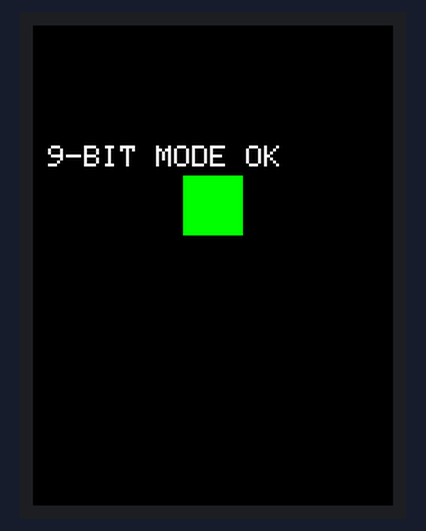
A sketch run on a simulated ESP32. On the bench: 240×320 colour display.

Above: at 3.5 s.

The sketch:

Color_test_code.ino
```cpp
#include <Arduino_GFX_Library.h>

// Standard 16-bit color definitions
#define BLACK   0x0000
#define WHITE   0xFFFF
#define RED     0xF800
#define GREEN   0x07E0
#define BLUE    0x001F

// Setup 9-bit Bus (No DC pin)
Arduino_DataBus *bus = new Arduino_ESP32SPI(-1 /* DC */, 5 /* CS */, 18 /* SCK */, 23 /* MOSI */);

// Driver for BXHL_D995 (ST7789)
Arduino_GFX *gfx = new Arduino_ST7789(bus, 4 /* RST */, 0 /* Rotation */, false /* IPS */);

void setup() {
  Serial.begin(115200);

  // Use fast speed (40MHz) for testing.
  if (!gfx->begin(40000000)) {
    Serial.println("Display Init Failed!");
  }

  gfx->fillScreen(RED);   delay(1000);
  gfx->fillScreen(GREEN); delay(1000);
  gfx->fillScreen(BLUE);  delay(1000);
  gfx->fillScreen(BLACK);

  gfx->setCursor(10, 80);
  gfx->setTextColor(WHITE);
  gfx->setTextSize(2);
  gfx->println("9-BIT MODE OK");
}

void loop() {
  // CORRECTED: fillRect (not drawFillRect)
  gfx->fillRect(100, 100, 40, 40, GREEN);
  delay(500);
  gfx->fillRect(100, 100, 40, 40, BLACK);
  delay(500);
}
```

Measured:
- what the display in image 0 shows lasts 0.5 s, from 3.4 s to 3.9 s
